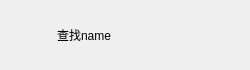
<?xml version="1.0" encoding="UTF-8"?>
<ui version="4.0">
 <class>AddUserItem</class>
 <widget class="QWidget" name="AddUserItem">
  <property name="geometry">
   <rect>
    <x>0</x>
    <y>0</y>
    <width>250</width>
    <height>70</height>
   </rect>
  </property>
  <property name="minimumSize">
   <size>
    <width>250</width>
    <height>70</height>
   </size>
  </property>
  <property name="maximumSize">
   <size>
    <width>250</width>
    <height>70</height>
   </size>
  </property>
  <property name="windowTitle">
   <string>Form</string>
  </property>
  <layout class="QHBoxLayout" name="horizontalLayout">
   <item>
    <widget class="QLabel" name="add_tip">
     <property name="minimumSize">
      <size>
       <width>40</width>
       <height>40</height>
      </size>
     </property>
     <property name="maximumSize">
      <size>
       <width>40</width>
       <height>40</height>
      </size>
     </property>
     <property name="text">
      <string/>
     </property>
    </widget>
   </item>
   <item>
    <widget class="QLabel" name="message_tip">
     <property name="text">
      <string>查找name</string>
     </property>
    </widget>
   </item>
   <item>
    <widget class="QLabel" name="right_tip">
     <property name="minimumSize">
      <size>
       <width>30</width>
       <height>30</height>
      </size>
     </property>
     <property name="maximumSize">
      <size>
       <width>30</width>
       <height>30</height>
      </size>
     </property>
     <property name="text">
      <string/>
     </property>
    </widget>
   </item>
  </layout>
 </widget>
 <resources/>
 <connections/>
</ui>
